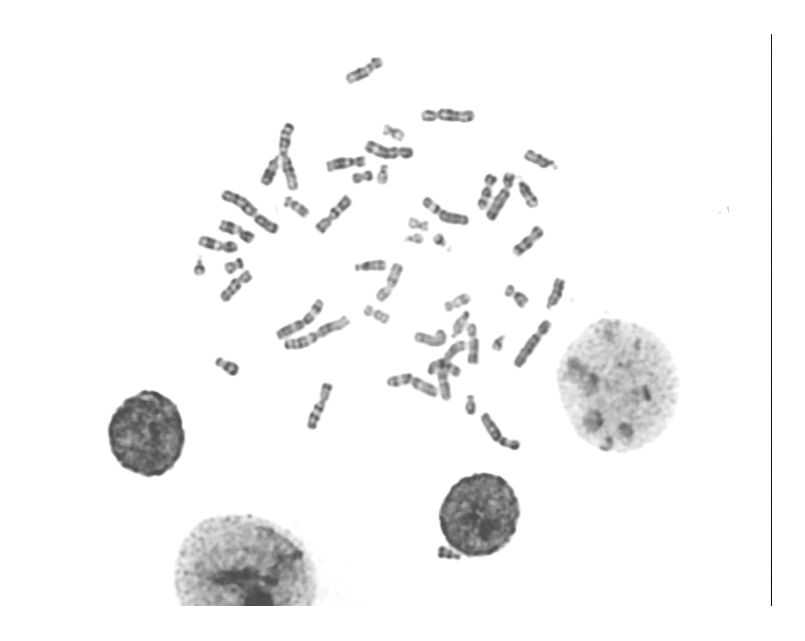
#> input picture sample.bmp, 805 x 641 px
$ python main.py --image sample.bmp
#> lines starting #> are read from the running program, lines starting #| are printed output that depends on the picture; after the words box and inside, x2 and y2 are one past the last pixel; in counts of white or black regions, pixels touching at a corner belong together
#!/usr/bin/python
# Import necessary packages
from __future__ import print_function
from matplotlib import pyplot as plt
from PIL import Image
import numpy as np
import cv2
import argparse
import os

# Parse image argument
ap = argparse.ArgumentParser()
ap.add_argument("-i", "--image", required=True, help="Path to the image")
args = vars(ap.parse_args())

def main():
    thresh()
    x = input()
    i = line()
    cnts(x,i)

# Define function for thresholding
def thresh():
    # Blank function for trackbar
    def nothing(x):
        pass

    # Create a named window and trackbar
    cv2.namedWindow('Threshold')
    cv2.createTrackbar('Threshold', 'Threshold', 200, 255, nothing)

    # Create loop to redraw window everytime user changes value on the threshold trackbar
    while(1):
        # Read image
        img = cv2.imread(args["image"])
#> img is the input picture: shape (641, 805, 3); min 7, max 255, mean 245.4

        # Output Image on Enter key
        if cv2.waitKey(20) & 0xFF == 13:
#> (key Esc is pressed here)
            cv2.imwrite("seg.png",thr)
            break

        # Get trackbar position and value from named window
        t = cv2.getTrackbarPos('Threshold','Threshold')

        # Convert image to grayscale
        img = cv2.cvtColor(img, cv2.COLOR_BGR2GRAY)
#> img: shape (641, 805)

        # Apply gaussian blur to reduce noise
        cv2.GaussianBlur(img,(5,5),cv2.BORDER_DEFAULT)

        # Create binary mask using value from trackbar
        ret,thr = cv2.threshold(img,t,255,cv2.THRESH_BINARY)
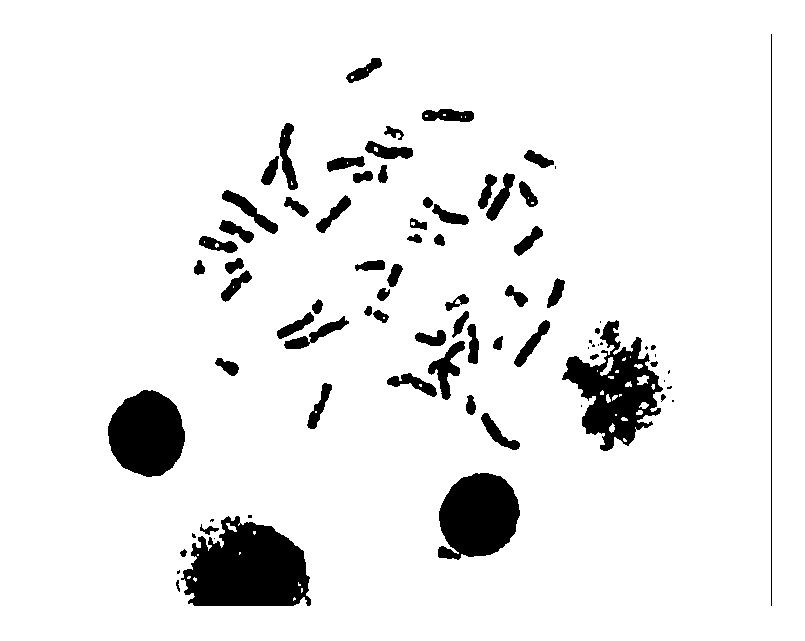
#> thr: shape (641, 805); 92.1% white; 81 black regions (19 under 20 px), largest, box (x1, y1, x2, y2) and area: (181, 516, 311, 606) 8387, (562, 320, 663, 451) 5884, (438, 473, 520, 560) 5445
#> ret = 200

        # Invert mask so the foreground objects are white
        thr = cv2.bitwise_not(thr)

        # Define kernel and use morphological close to cover noise in foreground objects
        kernel = np.ones((3,3),np.uint8)
        thr = cv2.morphologyEx(thr, cv2.MORPH_CLOSE, kernel)
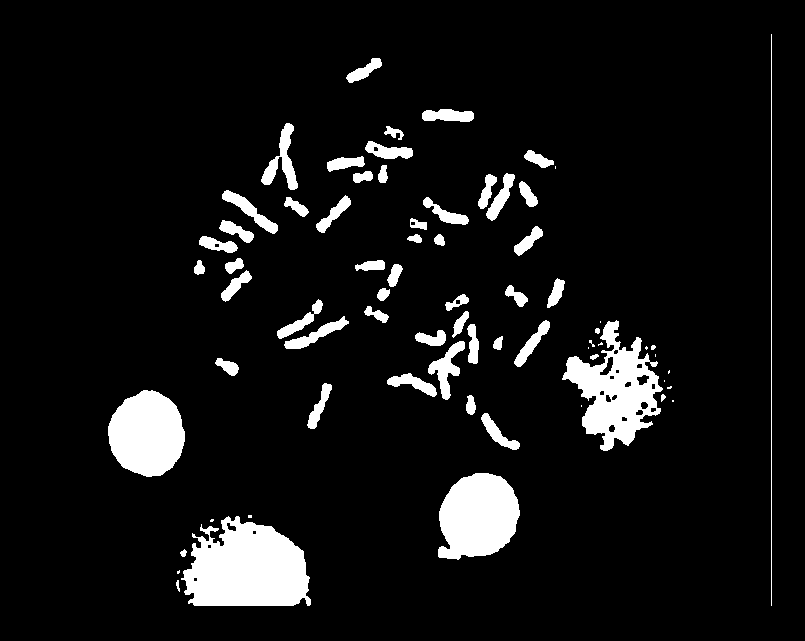
#> thr: shape (641, 805); 8% white; 71 white regions (15 under 20 px)

        # Overlay mask on original image and display only the objects under white regions of the mask i.e subtract
        img = cv2.bitwise_and(img, thr)
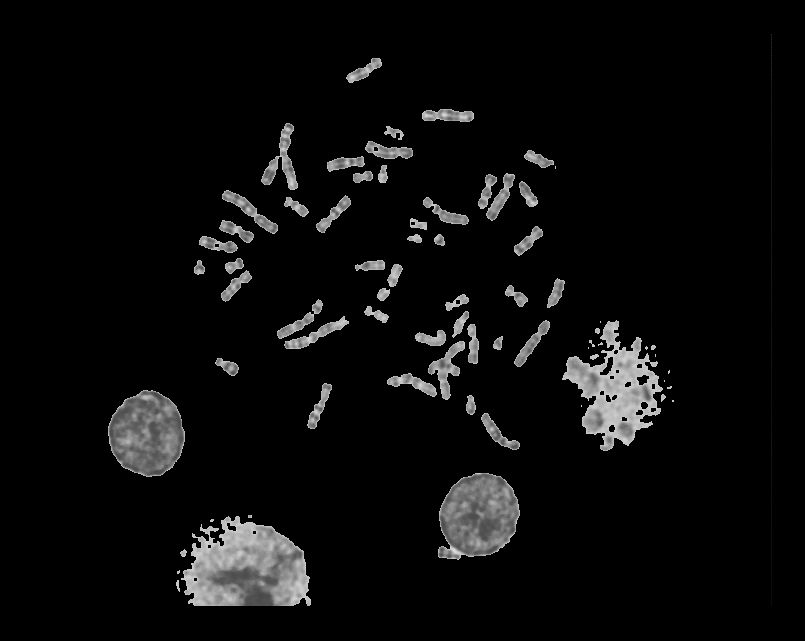
#> img: shape (641, 805); min 0, max 222, mean 11.7

        # Find contours on the binary image mask
        contours, hierarchy = cv2.findContours(img, cv2.RETR_EXTERNAL, cv2.CHAIN_APPROX_SIMPLE)
#> contours = 71 contours, 20 with area under 20; largest, box (x1, y1, x2, y2) and area: (181, 516, 311, 606) 8396, (562, 320, 663, 451) 6260, (438, 473, 520, 560) 5340, (108, 390, 185, 477) 4968, (261, 123, 298, 190) 818

        # Sort the contours in descending order of area
        contours  = sorted(contours, key=cv2.contourArea, reverse=True)

        # For each contour found, where the area is between 35px and 2000px,
        # find minimum area to draw a rectangle
        # identiy the four corners of the minimum area rectangle
        # index values in numpy
        # draw the rectangle from these four corners on the subtracted image in line 61
        # show the output in imshow window
        for i,c in enumerate(contours):
            if cv2.contourArea(c) > 2000 or cv2.contourArea(c) < 35:
                continue
            rect = cv2.minAreaRect(c)
            box = cv2.boxPoints(rect)
            box = np.int0(box)
            mg = cv2.drawContours(img,[box],0,(255,255,255),2)
            mg = cv2.imshow('Threshold',mg)
#> this loop made 71 passes
#> (rect, box) on passes 5 to 11: (((277.2, 156.9), (35.77, 66.4), -4.01), [[261, 191], [257, 125], [292, 122], [297, 188]]), (((445.1, 366.4), (60.5, 30.8), -67.75), [[447, 400], [419, 388], [442, 332], [470, 344]]), (((250.5, 210.4), (13.99, 65.8), -53.88), [[272, 235], [219, 196], [228, 185], [281, 224]]), (((316.6, 334.4), (68.27, 12.9), -23.32), [[287, 353], [282, 341], [345, 314], [350, 326]]), (((447.5, 114.8), (11.75, 51.12), -88.41), [[472, 121], [421, 119], [422, 108], [473, 109]]), (((388.4, 151.3), (14.66, 47.68), -79.99), [[410, 162], [363, 154], [366, 139], [413, 148]]), (((500.9, 196.5), (50.99, 13.24), -64.18), [[495, 222], [483, 216], [506, 170], [517, 176]])
#> c on pass 57: [[248, 515], [248, 517], [251, 517], [251, 515]]
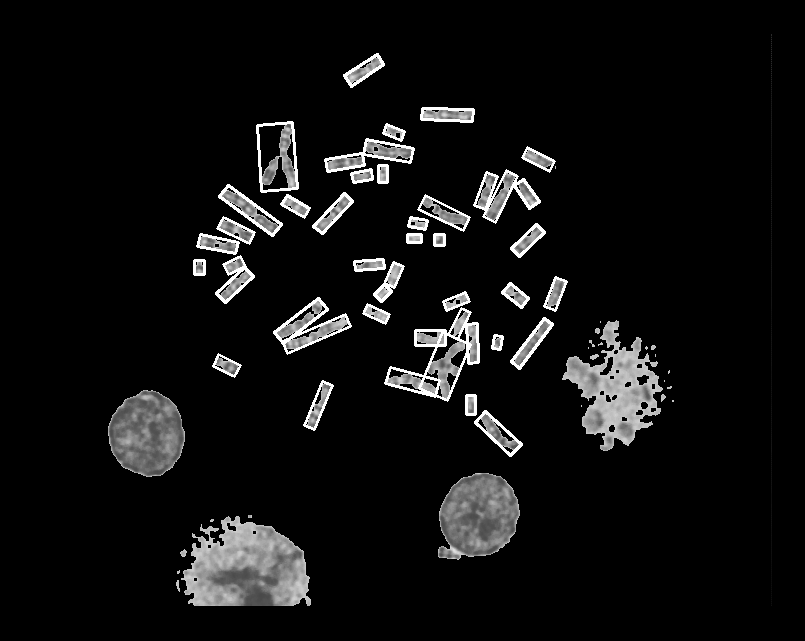
#> img: shape (641, 805); 2.31% of pixels changed, all inside (x1, y1, x2, y2) = (193, 53, 568, 457)

    # destroy all windows when function ends
    cv2.destroyAllWindows()

# Define mouse callback function for mask editing tool
def line():
    # Initiate drawing flag and coordinates
    drawing = False
    ix,iy = -1,-1

    # Line drawing function
    def draw_line(event,x,y,flags):
        global ix,iy,drawing

        if event == cv2.EVENT_LBUTTONDOWN:
            drawing = False
            ix,iy = x,y

        elif event == cv2.EVENT_RBUTTONDOWN:
            drawing = False
            ix,iy = x,y

        # Left mouse button draws black lines
        elif event == cv2.EVENT_LBUTTONUP:
            drawing = False
            cv2.line(img,(ix,iy),(x,y),(0,0,0),4)

        # Right mouse button draws white lines
        elif event == cv2.EVENT_RBUTTONUP:
            drawing = False
            cv2.line(img,(ix,iy),(x,y),(255,255,255),4)

    img = cv2.imread('seg.png',0)
    cv2.namedWindow('image')
    cv2.setMouseCallback('image',draw_line)

    # Draw lines and return image as variable
    while(1):
        cv2.imshow('image',img)
        if cv2.waitKey(20) & 0xFF == 13:
#> (key Esc is pressed here)
            cv2.destroyAllWindows()
            return img

# Reread original image and return copy as variable
def input():
    image = cv2.imread(args["image"], 0)
    img = image.copy()
    return img

# Draw contours same as before but for the edited mask
def cnts(img,thr):
    img = cv2.bitwise_and(img, thr)
#> (the run stopped early here; a loop or call above may not have finished)
